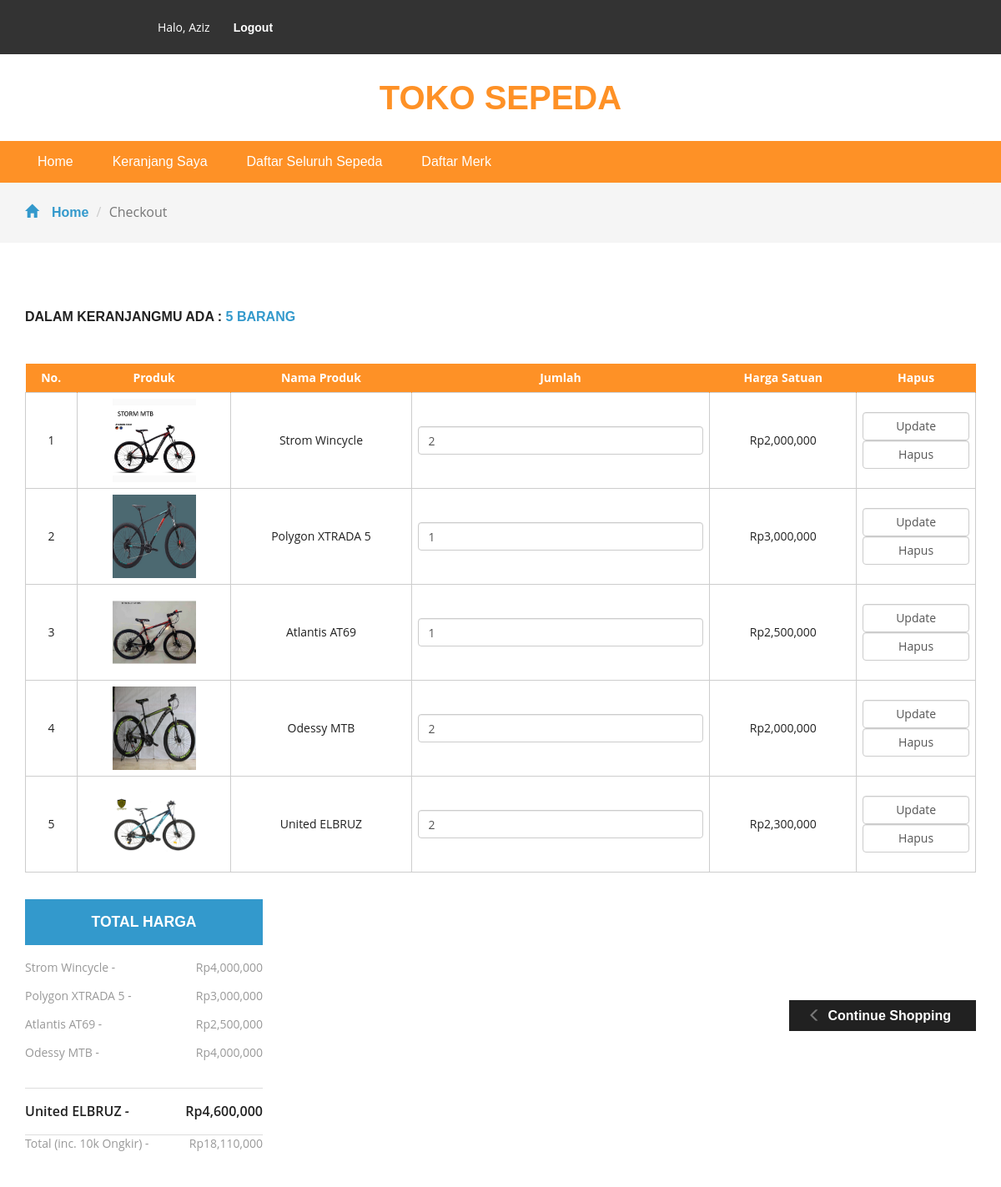
Page /No.4/cart.php (signed in) on the committed database.
### tables this page shows
CREATE TABLE `detailorder` (
  `detailid` int(11) NOT NULL,
  `orderid` varchar(100) NOT NULL,
  `idsepeda` int(11) NOT NULL,
  `qty` int(11) NOT NULL
);

CREATE TABLE `cycle` (
  `idsepeda` int(11) NOT NULL,
  `nama_s` varchar(30) NOT NULL,
  `harga_s` int(11) NOT NULL,
  `stock_s` int(11) NOT NULL,
  `image_s` varchar(100) NOT NULL,
  `merkid` int(11) NOT NULL
);

### No.4/cart.php (the view, shortened to what this page needs)
<?php
include 'dbconnect.php';
	$uid = $_SESSION['id'];
	$caricart = mysqli_query($conn,"select * from cart where userid='$uid'");
	$fetc = mysqli_fetch_array($caricart);
	$orderidd = $fetc['orderid'];
	$itungtrans = mysqli_query($conn,"select count(detailid) as jumlahtrans from detailorder where orderid='$orderidd'");
	$itungtrans2 = mysqli_fetch_assoc($itungtrans);
	$itungtrans3 = $itungtrans2['jumlahtrans'];
?>
<!DOCTYPE html>
<html>
<head>
<link href="css/bootstrap.css" rel="stylesheet" type="text/css" media="all" />
<link href="css/style.css" rel="stylesheet" type="text/css" media="all" />
<link href="css/font-awesome.css" rel="stylesheet">
</head>
<body>
<body>
	<div class="agileits_header">
		<div class="container">
			<div class="agile-login">
				<ul>
				<?php
				if(!isset($_SESSION['log'])){
					echo '
					<li><a href="registered.php"> Daftar</a></li>
					<li><a href="login.php">Masuk</a></li>
					';
				} else {
					echo '
					<li style="color:white">Halo, '.$_SESSION["name"].'
					<li><a href="logout.php">Logout</a></li>
					';
				};
				?>
				</ul>
			</div>
		</div>
	</div>
	<div class="logo_products">
		<div class="container">
			<div class="w3ls_logo_products_left">
				<h1><a href="index.php">Toko Sepeda</a></h1>
			</div>
			<div class="clearfix"> </div>
		</div>
	</div>
	<div class="navigation-agileits">
		<div class="container">
			<nav class="navbar navbar-default">
				<div class="collapse navbar-collapse" id="bs-megadropdown-tabs">
					<ul class="nav navbar-nav">
						<li class="active"><a href="index.php" class="act">Home</a></li>
						<li><a href="cart.php">Keranjang Saya</a></li>
						<li><a href="produk.php">Daftar Seluruh Sepeda</a></li>
						<li><a href="merk.php">Daftar Merk</a></li>
					</ul>
				</div>
			</nav>
		</div>
	</div>
	<div class="breadcrumbs">
		<div class="container">
			<ol class="breadcrumb breadcrumb1">
				<li><a href="index.php"><span class="glyphicon glyphicon-home" aria-hidden="true"></span>Home</a></li>
				<li class="active">Checkout</li>
			</ol>
		</div>
	</div>
	<div class="checkout">
		<div class="container">
			<h2>Dalam keranjangmu ada : <span><?php echo $itungtrans3 ?> barang</span></h2>
			<div class="checkout-right">
				<table class="timetable_sub">
					<thead>
						<tr>
							<th>No.</th>
							<th>Produk</th>
							<th>Nama Produk</th>
							<th>Jumlah</th>
							<th>Harga Satuan</th>
							<th>Hapus</th>
						</tr>
					</thead>
					<?php
						$brg=mysqli_query($conn,"SELECT * from detailorder d, cycle p where orderid='$orderidd' and d.idsepeda=p.idsepeda order by d.idsepeda ASC");
						$no=1;
						while($b=mysqli_fetch_array($brg)){
					?>
					<tr class="rem1"><form method="post">
						<td class="invert"><?php echo $no++ ?></td>
						<td class="invert"><a href="product.php?idsepeda=<?php echo $b['idsepeda'] ?>"><img src="<?php echo $b['image_s'] ?>" width="100px" height="100px" /></a></td>
						<td class="invert"><?php echo $b['nama_s'] ?></td>
						<td class="invert">
							 <div class="quantity">
								<div class="quantity-select">
									<input type="number" name="jumlah" class="form-control" height="100px" value="<?php echo $b['qty'] ?>" \>
								</div>
							</div>
						</td>
						<td class="invert">Rp<?php echo number_format($b['harga_s']) ?></td>
						<td class="invert">
							<div class="rem">
								<input type="submit" name="update" class="form-control" value="Update" \>
								<input type="submit" name="hapus" class="form-control" value="Hapus" \>
							</form>
							</div>
					</tr>
					<?php
						}
					?>
			<div class="checkout-left">
				<div class="checkout-left-basket">
					<h4>Total Harga</h4>
					<ul>
						<?php
						$brg=mysqli_query($conn,"SELECT * from detailorder d, cycle p where orderid='$orderidd' and d.idsepeda=p.idsepeda order by d.idsepeda ASC");
						$subtotal = 10000;
						while($b=mysqli_fetch_array($brg)){
						$hrg = $b['harga_s'];
						$qtyy = $b['qty'];
						$totalharga = $hrg * $qtyy;
						$subtotal += $totalharga
						?>
						<li><?php echo $b['nama_s']?><i> - </i> <span>Rp<?php echo number_format($totalharga) ?> </span></li>
						<?php
						}
						?>
						<li>Total (inc. 10k Ongkir)<i> - </i> <span>Rp<?php echo number_format($subtotal) ?></span></li>
					</ul>
				</div>
				<div class="checkout-right-basket">
					<a href="index.php"><span class="glyphicon glyphicon-menu-left" aria-hidden="true"></span>Continue Shopping</a>
				</div>
				<div class="clearfix"> </div>
			</div>
</body>
</html>

### No.4/css/style.css (style rules this page uses)
html, body { font-size: 100%; font-family: 'Open Sans', sans-serif; background:#ffffff; }
ul li,ol li { font-size:14px; }
h1,h2,h3,h4,h5,h6,a { font-family: 'Raleway', sans-serif; margin:0; font-weight:700; }
ul,label { margin:0; padding:0; }
input[type="submit"],#PPMiniCart .minicart-submit,.w3ls_vegetables ul li a,input[type="reset"],.agileinfo_mail_grid_left ul li a,.events_bottom_left2 ul li a,.w3ls_service_grids1_right a,ul.agileits_social_icons li a,.w3l_banner_nav_right_banner_pet a,.w3ls_w3l_banner_nav_right_grid_head_grid ul li a,.products-breadcrumb ul li a,.w3_footer_grid ul li a,.w3l_fresh_vegetables_grid ul li a,.wthree_footer_copy p a,.agile_top_brand_left_grid1 .button,.w3ls_logo_products_left1 ul.special_items li a,.w3ls_logo_products_left1 ul.phone_email li a { transition: .5s ease-in; -webkit-transition: .5s ease-in; -moz-transition: .5s ease-in; -o-transition: .5s ease-in; -ms-transition: .5s ease-in; }
.agileits_header { background: #333333; padding: 12px 0; }
.agile-login { float: left; width: 40%; text-align: center; padding: 9px 0; }
.agile-login ul li { display: inline-block; padding: 0em 1em; }
.agile-login ul li a { font-size: 1em; text-transform: capitalize; color: #fff; text-decoration: none; }
.logo_products { padding: 2em 0; }
.w3ls_logo_products_left { float: left; text-align: center; width: 33.33%; }
.w3ls_logo_products_left h1 a { font-size: 40px; color: #fe9126; text-decoration: none; text-transform: uppercase; display: block; line-height: 1; }
.navbar-default .navbar-nav > li > a { color: #fff; font-size: 16px; font-weight: 500; }
.navbar-default .navbar-nav > .active > a, .navbar-default .navbar-nav > .active > a:hover, .navbar-default .navbar-nav > .active > a:focus { background-color: transparent; color: #fff !important; }
.navbar-default .navbar-collapse, .navbar-default .navbar-form { border: none; }
.navbar { position: relative; min-height: 50px; margin-bottom: 10px; border: 1px solid transparent; }
.navbar-default { background: none; border: none; }
.navbar-collapse { padding: 0; }
.navigation-agileits { background: #fe9126; }
.navbar-nav > li { float: left; margin-left: 17px; }
.navbar-nav > li:nth-child(1) { margin-left: 0px; }
.navbar-collapse { padding: 0; box-shadow: none; }
.navbar { margin-bottom: 0; border: none; }
.breadcrumb1 li span { left: 0em; padding-right: 1em; color: #3399cc; }
.breadcrumbs { padding: 1.5em 0; background: #f5f5f5; }
.breadcrumb { margin-bottom: 0 !important; padding: 0 !important; }
.breadcrumb1 li { font-size: 1em; color: #999; }
.breadcrumb1 li a { color: #3399cc; text-decoration: none; }
.checkout h2 { font-size:1em; color:#212121; text-transform:uppercase; margin:0 0 3em; }
.checkout h2 span { color:#3399cc; }
table.timetable_sub { width:100%; margin:0 auto; }
.timetable_sub thead { background: #004284; }
.timetable_sub th { background: #fe9126; color: #fff !important; text-transform: capitalize; font-size: 13px; border-right: 1px solid #fe9126; }
.timetable_sub th, .timetable_sub td { text-align: center; padding: 7px; font-size: 14px; color: #212121; }
.timetable_sub td { border:1px solid #CDCDCD; }
.rem { position:relative; }
.checkout-left-basket h4 { padding: 1em; background:#3399cc; font-size: 1.1em; color: #fff; text-transform: uppercase; text-align: center; margin: 0 0 1em; }
.checkout-left { margin: 2em 0 0; }
.checkout-left-basket ul li { list-style-type:none; margin-bottom:1em; font-size:14px; color:#999; }
.checkout-left-basket { float: left; width: 25%; }
.checkout-right-basket { float: right; margin: 8em 0 0 0em; }
.checkout-left-basket ul li span { float: right; }
.checkout-left-basket ul li:nth-child(5) { font-size: 1em; color: #212121; font-weight: 600; padding: 1em 0; border-top: 1px solid #DDD; border-bottom: 1px solid #DDD; margin: 2em 0 0; }
.checkout-right-basket a { padding:10px 30px; color:#fff; font-size:1em; background:#212121; text-decoration:none; }
.checkout-right-basket a span { left: -.5em; top: 0.1em; }
.checkout { padding: 5em 0; }
.glyphicon { position: relative; top: 1px; display: inline-block; font-family: 'Glyphicons Halflings'; font-style: normal; font-weight: 400; line-height: 1; -webkit-font-smoothing: antialiased; -moz-osx-font-smoothing: grayscale; color: #777; }

### rows in the picture
detailorder: idsepeda.image_s (picture), idsepeda.nama_s "Strom Wincycle", jumlah "2", idsepeda.harga_s "2,000,000", totalharga "4,000,000"
detailorder: idsepeda.image_s (picture), idsepeda.nama_s "Polygon XTRADA 5", jumlah "1", idsepeda.harga_s "3,000,000", totalharga "3,000,000"
detailorder: idsepeda.image_s (picture), idsepeda.nama_s "Atlantis AT69", jumlah "1", idsepeda.harga_s "2,500,000", totalharga "2,500,000"
detailorder: idsepeda.image_s (picture), idsepeda.nama_s "Odessy MTB", jumlah "2", idsepeda.harga_s "2,000,000", totalharga "4,000,000"
detailorder: idsepeda.image_s (picture), idsepeda.nama_s "United ELBRUZ", jumlah "2", idsepeda.harga_s "2,300,000", totalharga "4,600,000"

### other values in the picture
$_SESSION["name"] "Aziz"
$itungtrans3 "5"
$subtotal "18,110,000"
